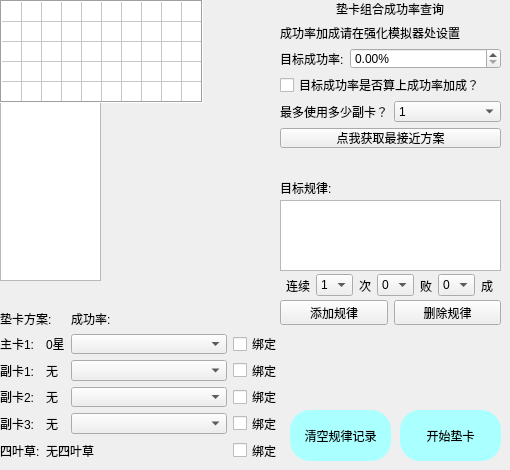
    <widget class="QWidget" name="auto_cushion">
     <attribute name="title">
      <string>自动垫卡</string>
     </attribute>
     <widget class="QListWidget" name="result_list">
      <property name="geometry">
       <rect>
        <x>0</x>
        <y>100</y>
        <width>101</width>
        <height>181</height>
       </rect>
      </property>
     </widget>
     <widget class="QPushButton" name="start_cushion_btn">
      <property name="geometry">
       <rect>
        <x>400</x>
        <y>410</y>
        <width>101</width>
        <height>51</height>
       </rect>
      </property>
      <property name="toolTip">
       <string>按照目前垫卡方案制卡-垫卡，出现规律会第一时间通知你哒！</string>
      </property>
      <property name="styleSheet">
       <string notr="true">background-color: rgb(170, 255, 255);
border-radius: 20px;</string>
      </property>
      <property name="text">
       <string>开始垫卡</string>
      </property>
     </widget>
     <widget class="QLabel" name="label_53">
      <property name="geometry">
       <rect>
        <x>280</x>
        <y>180</y>
        <width>221</width>
        <height>16</height>
       </rect>
      </property>
      <property name="text">
       <string>目标规律:</string>
      </property>
     </widget>
     <widget class="QListWidget" name="target_rule_list">
      <property name="geometry">
       <rect>
        <x>280</x>
        <y>200</y>
        <width>221</width>
        <height>71</height>
       </rect>
      </property>
     </widget>
     <widget class="QTableWidget" name="result_table">
      <property name="enabled">
       <bool>true</bool>
      </property>
      <property name="geometry">
       <rect>
        <x>0</x>
        <y>0</y>
        <width>203</width>
        <height>103</height>
       </rect>
      </property>
      <property name="font">
       <font>
        <family>Microsoft YaHei UI</family>
        <pointsize>1</pointsize>
        <italic>false</italic>
        <bold>false</bold>
       </font>
      </property>
      <property name="contextMenuPolicy">
       <enum>Qt::DefaultContextMenu</enum>
      </property>
      <property name="styleSheet">
       <string notr="true">QTableWidget {
            background-color: none;
            color: none;
			font: 1pt &quot;Microsoft YaHei UI&quot;;
        }</string>
      </property>
      <property name="frameShape">
       <enum>QFrame::Box</enum>
      </property>
      <property name="lineWidth">
       <number>1</number>
      </property>
      <property name="verticalScrollBarPolicy">
       <enum>Qt::ScrollBarAlwaysOff</enum>
      </property>
      <property name="horizontalScrollBarPolicy">
       <enum>Qt::ScrollBarAlwaysOff</enum>
      </property>
      <property name="sizeAdjustPolicy">
       <enum>QAbstractScrollArea::AdjustIgnored</enum>
      </property>
      <property name="autoScroll">
       <bool>false</bool>
      </property>
      <property name="editTriggers">
       <set>QAbstractItemView::NoEditTriggers</set>
      </property>
      <property name="showDropIndicator" stdset="0">
       <bool>false</bool>
      </property>
      <property name="dragDropOverwriteMode">
       <bool>false</bool>
      </property>
      <property name="selectionMode">
       <enum>QAbstractItemView::NoSelection</enum>
      </property>
      <property name="showGrid">
       <bool>true</bool>
      </property>
      <property name="gridStyle">
       <enum>Qt::SolidLine</enum>
      </property>
      <property name="sortingEnabled">
       <bool>false</bool>
      </property>
      <property name="wordWrap">
       <bool>false</bool>
      </property>
      <property name="cornerButtonEnabled">
       <bool>false</bool>
      </property>
      <property name="rowCount">
       <number>5</number>
      </property>
      <property name="columnCount">
       <number>10</number>
      </property>
      <attribute name="horizontalHeaderVisible">
       <bool>false</bool>
      </attribute>
      <attribute name="horizontalHeaderMinimumSectionSize">
       <number>20</number>
      </attribute>
      <attribute name="horizontalHeaderDefaultSectionSize">
       <number>20</number>
      </attribute>
      <attribute name="horizontalHeaderHighlightSections">
       <bool>false</bool>
      </attribute>
      <attribute name="verticalHeaderVisible">
       <bool>false</bool>
      </attribute>
      <attribute name="verticalHeaderMinimumSectionSize">
       <number>20</number>
      </attribute>
      <attribute name="verticalHeaderDefaultSectionSize">
       <number>20</number>
      </attribute>
      <attribute name="verticalHeaderHighlightSections">
       <bool>false</bool>
      </attribute>
      <row/>
      <row/>
      <row/>
      <row/>
      <row/>
      <column/>
      <column/>
      <column/>
      <column/>
      <column/>
      <column/>
      <column/>
      <column/>
      <column/>
      <column/>
      <item row="1" column="0">
       <property name="flags">
        <set>NoItemFlags</set>
       </property>
      </item>
      <item row="2" column="0">
       <property name="text">
        <string/>
       </property>
      </item>
     </widget>
     <widget class="QWidget" name="layoutWidget">
      <property name="geometry">
       <rect>
        <x>280</x>
        <y>0</y>
        <width>221</width>
        <height>148</height>
       </rect>
      </property>
      <layout class="QVBoxLayout" name="verticalLayout_10">
       <item alignment="Qt::AlignHCenter">
        <widget class="QLabel" name="label_49">
         <property name="text">
          <string>垫卡组合成功率查询</string>
         </property>
        </widget>
       </item>
       <item>
        <widget class="QLabel" name="label_50">
         <property name="text">
          <string>成功率加成请在强化模拟器处设置</string>
         </property>
        </widget>
       </item>
       <item>
        <layout class="QHBoxLayout" name="horizontalLayout_40">
         <item>
          <widget class="QLabel" name="label_51">
           <property name="sizePolicy">
            <sizepolicy hsizetype="Fixed" vsizetype="Preferred">
             <horstretch>0</horstretch>
             <verstretch>0</verstretch>
            </sizepolicy>
           </property>
           <property name="text">
            <string>目标成功率:</string>
           </property>
          </widget>
         </item>
         <item>
          <widget class="QDoubleSpinBox" name="target_success_rate_input">
           <property name="suffix">
            <string>%</string>
           </property>
           <property name="maximum">
            <double>100.000000000000000</double>
           </property>
          </widget>
         </item>
        </layout>
       </item>
       <item>
        <widget class="QCheckBox" name="with_bonus_rate_check">
         <property name="text">
          <string>目标成功率是否算上成功率加成？</string>
         </property>
        </widget>
       </item>
       <item>
        <layout class="QHBoxLayout" name="horizontalLayout_42">
         <item>
          <widget class="QLabel" name="label_52">
           <property name="text">
            <string>最多使用多少副卡？</string>
           </property>
          </widget>
         </item>
         <item>
          <widget class="QComboBox" name="max_sub_cards_box">
           <item>
            <property name="text">
             <string>1</string>
            </property>
           </item>
           <item>
            <property name="text">
             <string>2</string>
            </property>
           </item>
           <item>
            <property name="text">
             <string>3</string>
            </property>
           </item>
          </widget>
         </item>
        </layout>
       </item>
       <item>
        <widget class="QPushButton" name="find_combination_btn">
         <property name="text">
          <string>点我获取最接近方案</string>
         </property>
        </widget>
       </item>
      </layout>
     </widget>
     <widget class="QWidget" name="layoutWidget">
      <property name="geometry">
       <rect>
        <x>280</x>
        <y>270</y>
        <width>221</width>
        <height>31</height>
       </rect>
      </property>
      <layout class="QHBoxLayout" name="horizontalLayout_46">
       <property name="spacing">
        <number>0</number>
       </property>
       <item>
        <widget class="QLabel" name="label_56">
         <property name="sizePolicy">
          <sizepolicy hsizetype="Fixed" vsizetype="Preferred">
           <horstretch>0</horstretch>
           <verstretch>0</verstretch>
          </sizepolicy>
         </property>
         <property name="text">
          <string>连续</string>
         </property>
        </widget>
       </item>
       <item>
        <widget class="QComboBox" name="rule_times_box">
         <property name="sizePolicy">
          <sizepolicy hsizetype="Fixed" vsizetype="Fixed">
           <horstretch>0</horstretch>
           <verstretch>0</verstretch>
          </sizepolicy>
         </property>
         <item>
          <property name="text">
           <string>1</string>
          </property>
         </item>
         <item>
          <property name="text">
           <string>2</string>
          </property>
         </item>
         <item>
          <property name="text">
           <string>3</string>
          </property>
         </item>
         <item>
          <property name="text">
           <string>4</string>
          </property>
         </item>
         <item>
          <property name="text">
           <string>5</string>
          </property>
         </item>
        </widget>
       </item>
       <item>
        <widget class="QLabel" name="label_57">
         <property name="sizePolicy">
          <sizepolicy hsizetype="Fixed" vsizetype="Preferred">
           <horstretch>0</horstretch>
           <verstretch>0</verstretch>
          </sizepolicy>
         </property>
         <property name="text">
          <string>次</string>
         </property>
        </widget>
       </item>
       <item>
        <widget class="QComboBox" name="failed_times_box">
         <property name="sizePolicy">
          <sizepolicy hsizetype="Fixed" vsizetype="Fixed">
           <horstretch>0</horstretch>
           <verstretch>0</verstretch>
          </sizepolicy>
         </property>
         <item>
          <property name="text">
           <string>0</string>
          </property>
         </item>
         <item>
          <property name="text">
           <string>1</string>
          </property>
         </item>
         <item>
          <property name="text">
           <string>2</string>
          </property>
         </item>
         <item>
          <property name="text">
           <string>3</string>
          </property>
         </item>
         <item>
          <property name="text">
           <string>4</string>
          </property>
         </item>
         <item>
          <property name="text">
           <string>5</string>
          </property>
         </item>
         <item>
          <property name="text">
           <string>6</string>
          </property>
         </item>
         <item>
          <property name="text">
           <string>7</string>
          </property>
         </item>
         <item>
          <property name="text">
           <string>8</string>
          </property>
         </item>
         <item>
          <property name="text">
           <string>9</string>
          </property>
         </item>
        </widget>
       </item>
       <item>
        <widget class="QLabel" name="label_55">
         <property name="sizePolicy">
          <sizepolicy hsizetype="Fixed" vsizetype="Preferred">
           <horstretch>0</horstretch>
           <verstretch>0</verstretch>
          </sizepolicy>
         </property>
         <property name="text">
          <string>败</string>
         </property>
        </widget>
       </item>
       <item>
        <widget class="QComboBox" name="success_times_box">
         <property name="sizePolicy">
          <sizepolicy hsizetype="Fixed" vsizetype="Fixed">
           <horstretch>0</horstretch>
           <verstretch>0</verstretch>
          </sizepolicy>
         </property>
         <item>
          <property name="text">
           <string>0</string>
          </property>
         </item>
         <item>
          <property name="text">
           <string>1</string>
          </property>
         </item>
         <item>
          <property name="text">
           <string>2</string>
          </property>
         </item>
         <item>
          <property name="text">
           <string>3</string>
          </property>
         </item>
         <item>
          <property name="text">
           <string>4</string>
          </property>
         </item>
         <item>
          <property name="text">
           <string>5</string>
          </property>
         </item>
         <item>
          <property name="text">
           <string>6</string>
          </property>
         </item>
         <item>
          <property name="text">
           <string>7</string>
          </property>
         </item>
        </widget>
       </item>
       <item>
        <widget class="QLabel" name="label_54">
         <property name="sizePolicy">
          <sizepolicy hsizetype="Fixed" vsizetype="Preferred">
           <horstretch>0</horstretch>
           <verstretch>0</verstretch>
          </sizepolicy>
         </property>
         <property name="text">
          <string>成</string>
         </property>
        </widget>
       </item>
      </layout>
     </widget>
     <widget class="QWidget" name="layoutWidget">
      <property name="geometry">
       <rect>
        <x>280</x>
        <y>300</y>
        <width>221</width>
        <height>25</height>
       </rect>
      </property>
      <layout class="QHBoxLayout" name="horizontalLayout_47">
       <item>
        <widget class="QPushButton" name="add_rule_btn">
         <property name="text">
          <string>添加规律</string>
         </property>
        </widget>
       </item>
       <item>
        <widget class="QPushButton" name="delete_rule_btn">
         <property name="text">
          <string>删除规律</string>
         </property>
        </widget>
       </item>
      </layout>
     </widget>
     <widget class="QWidget" name="layoutWidget">
      <property name="geometry">
       <rect>
        <x>0</x>
        <y>310</y>
        <width>282</width>
        <height>151</height>
       </rect>
      </property>
      <layout class="QGridLayout" name="gridLayout_3">
       <item row="6" column="0">
        <widget class="QLabel" name="label_63">
         <property name="text">
          <string>四叶草:</string>
         </property>
        </widget>
       </item>
       <item row="5" column="2">
        <widget class="QComboBox" name="cushion_sub_card_box_3"/>
       </item>
       <item row="4" column="0">
        <widget class="QLabel" name="label_61">
         <property name="text">
          <string>副卡2:</string>
         </property>
        </widget>
       </item>
       <item row="5" column="1">
        <widget class="QLabel" name="cushion_sub_card_level_3">
         <property name="text">
          <string>无</string>
         </property>
        </widget>
       </item>
       <item row="3" column="1">
        <widget class="QLabel" name="cushion_sub_card_level_1">
         <property name="sizePolicy">
          <sizepolicy hsizetype="Fixed" vsizetype="Preferred">
           <horstretch>0</horstretch>
           <verstretch>0</verstretch>
          </sizepolicy>
         </property>
         <property name="text">
          <string>无</string>
         </property>
        </widget>
       </item>
       <item row="3" column="2">
        <widget class="QComboBox" name="cushion_sub_card_box_1"/>
       </item>
       <item row="5" column="0">
        <widget class="QLabel" name="label_62">
         <property name="text">
          <string>副卡3:</string>
         </property>
        </widget>
       </item>
       <item row="2" column="2">
        <widget class="QComboBox" name="cushion_main_card_box">
         <property name="sizePolicy">
          <sizepolicy hsizetype="Expanding" vsizetype="Fixed">
           <horstretch>0</horstretch>
           <verstretch>0</verstretch>
          </sizepolicy>
         </property>
        </widget>
       </item>
       <item row="3" column="3">
        <widget class="QCheckBox" name="cushion_sub_card_bind_check_1">
         <property name="text">
          <string>绑定</string>
         </property>
        </widget>
       </item>
       <item row="2" column="3">
        <widget class="QCheckBox" name="cushion_main_card_bind_check">
         <property name="sizePolicy">
          <sizepolicy hsizetype="Fixed" vsizetype="Fixed">
           <horstretch>0</horstretch>
           <verstretch>0</verstretch>
          </sizepolicy>
         </property>
         <property name="text">
          <string>绑定</string>
         </property>
        </widget>
       </item>
       <item row="5" column="3">
        <widget class="QCheckBox" name="cushion_sub_card_bind_check_3">
         <property name="text">
          <string>绑定</string>
         </property>
        </widget>
       </item>
       <item row="4" column="2">
        <widget class="QComboBox" name="cushion_sub_card_box_2"/>
       </item>
       <item row="4" column="1">
        <widget class="QLabel" name="cushion_sub_card_level_2">
         <property name="text">
          <string>无</string>
         </property>
        </widget>
       </item>
       <item row="2" column="1">
        <widget class="QLabel" name="cushion_main_card_level">
         <property name="sizePolicy">
          <sizepolicy hsizetype="Fixed" vsizetype="Preferred">
           <horstretch>0</horstretch>
           <verstretch>0</verstretch>
          </sizepolicy>
         </property>
         <property name="text">
          <string>0星</string>
         </property>
        </widget>
       </item>
       <item row="3" column="0">
        <widget class="QLabel" name="label_60">
         <property name="text">
          <string>副卡1:</string>
         </property>
        </widget>
       </item>
       <item row="4" column="3">
        <widget class="QCheckBox" name="cushion_sub_card_bind_check_2">
         <property name="text">
          <string>绑定</string>
         </property>
        </widget>
       </item>
       <item row="2" column="0">
        <widget class="QLabel" name="label_59">
         <property name="sizePolicy">
          <sizepolicy hsizetype="Fixed" vsizetype="Preferred">
           <horstretch>0</horstretch>
           <verstretch>0</verstretch>
          </sizepolicy>
         </property>
         <property name="text">
          <string>主卡1:</string>
         </property>
        </widget>
       </item>
       <item row="0" column="0" rowspan="2" colspan="2">
        <widget class="QLabel" name="label_58">
         <property name="text">
          <string>垫卡方案:</string>
         </property>
        </widget>
       </item>
       <item row="0" column="2" rowspan="2" colspan="2" alignment="Qt::AlignLeft">
        <widget class="QLabel" name="success_rate_label">
         <property name="text">
          <string>成功率:</string>
         </property>
        </widget>
       </item>
       <item row="6" column="3">
        <widget class="QCheckBox" name="cushion_clover_bind_check">
         <property name="text">
          <string>绑定</string>
         </property>
        </widget>
       </item>
       <item row="6" column="1" colspan="2">
        <widget class="QLabel" name="cushion_clover_level">
         <property name="text">
          <string>无四叶草</string>
         </property>
        </widget>
       </item>
      </layout>
     </widget>
     <widget class="QPushButton" name="clear_cushion_btn">
      <property name="geometry">
       <rect>
        <x>290</x>
        <y>410</y>
        <width>101</width>
        <height>51</height>
       </rect>
      </property>
      <property name="toolTip">
       <string>清空目前已有的规律记录</string>
      </property>
      <property name="styleSheet">
       <string notr="true">background-color: rgb(170, 255, 255);
border-radius: 20px;</string>
      </property>
      <property name="text">
       <string>清空规律记录</string>
      </property>
     </widget>
    </widget>
